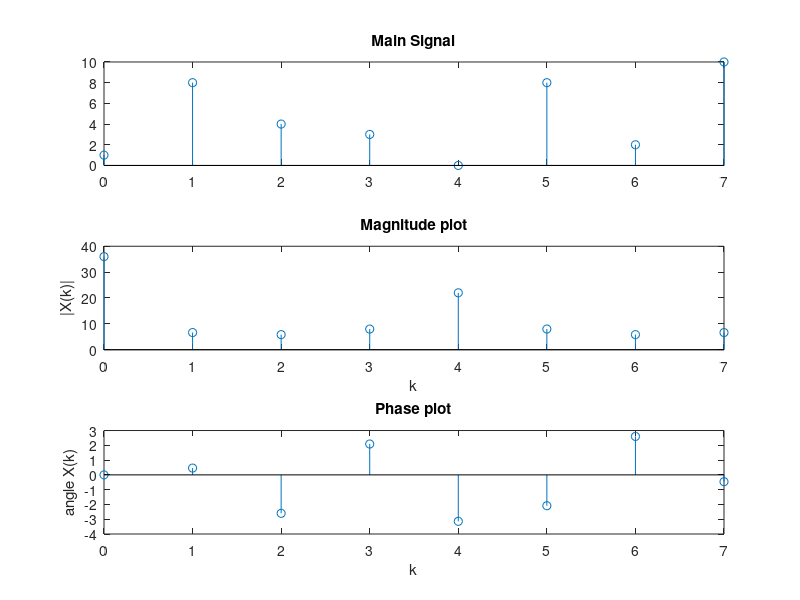

This figure's MATLAB source:
clc;
clear;
close all;

%sequesnce
%xn = input('Enter the sequence');
xn = [1 8 4 3 0 8 2 10];
%N = input('Enter no. of samples, N= ');
N= 8;
%L =length(xn);

%for input taken from user check if n
%  if(N<L)
%     error('N should not be less than L');
%  end
%  
%xn = [xn zeros(1,N-L)];
X1 = [zeros(1,N-1);zeros(1,N-1)];

for k=0:N-1
    for n=0:N-1
        Wn = exp(-1i*2*pi*k*n/N);
        X1(k+1,n+1) = Wn;
    end
end

Xk = X1*xn'; % xn' means transpose of xn

t=0:N-1;

subplot(311);
stem(t,xn);
title("Main Signal");

subplot(312);
stem(t, abs(Xk));
title("Magnitude plot");
xlabel('k');
ylabel('|X(k)|');

subplot(313);
stem(t,angle(Xk)); 
title('Phase plot');
xlabel('k');
ylabel('angle X(k)');
